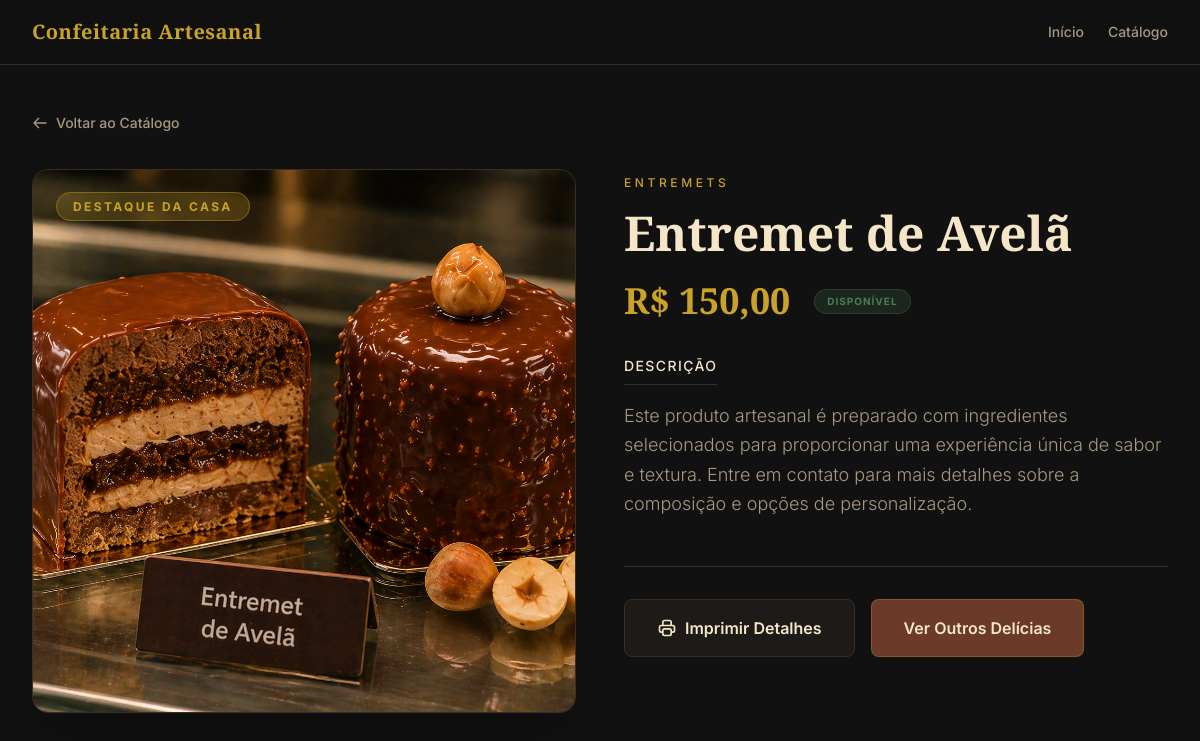
Screenshot of /catalogo/entremet-de-avela/ with the database file from the repository.
### catalog/models.py (models this page shows, shortened)
class Product(models.Model):
    category = models.ForeignKey(
        'Category',
        on_delete=models.PROTECT,
        related_name='products'
    )
    name = models.CharField(max_length=200)
    slug = models.SlugField(unique=True, blank=True, max_length=220)
    description = models.TextField(blank=True)
    price = models.DecimalField(max_digits=8, decimal_places=2)
    image = models.ImageField(upload_to='products/', blank=True, null=True)
    is_available = models.BooleanField(default=True)
    is_featured = models.BooleanField(default=False)
    created_at = models.DateTimeField(auto_now_add=True)
    updated_at = models.DateTimeField(auto_now=True)
    class Meta:
        verbose_name = 'Produto'
        verbose_name_plural = 'Produtos'
        ordering = ['-created_at']

class Category(models.Model):
    name = models.CharField(max_length=100)
    slug = models.SlugField(unique=True, blank=True)
    created_at = models.DateTimeField(auto_now_add=True)
    updated_at = models.DateTimeField(auto_now=True)
    class Meta:
        verbose_name = 'Categoria'
        verbose_name_plural = 'Categorias'

### catalog/views.py (the view)
# urls.py: path('catalogo/<slug:slug>/', views.ProductDetailView.as_view(), name='product_detail'),
class ProductDetailView(DetailView):
    model = Product
    template_name = 'catalog/product_detail.html'
    context_object_name = 'product'
    def get_queryset(self):
        return Product.objects.filter(is_available=True)

### templates/catalog/product_detail.html (shortened to what this page needs)
{% extends 'base.html' %}
{% load static %}
{% block content %}
<section class="py-12 bg-[#111111] min-h-screen">
    <div class="max-w-7xl mx-auto px-4 sm:px-6 lg:px-8">
        <nav class="mb-8">
            <a href="{% url 'catalog:product_list' %}" class="inline-flex items-center text-[#A89880] hover:text-[#C9A227] transition-colors text-sm font-medium group">
                <svg xmlns="http://www.w3.org/2000/svg" class="h-4 w-4 mr-2 transform group-hover:-translate-x-1 transition-transform" fill="none" viewBox="0 0 24 24" stroke="currentColor">
                    <path stroke-linecap="round" stroke-linejoin="round" stroke-width="2" d="M10 19l-7-7m0 0l7-7m-7 7h18" />
                </svg>
                Voltar ao Catálogo
            </a>
        </nav>
        <div class="grid grid-cols-1 lg:grid-cols-2 gap-12 items-start">
            <div class="relative group">
                <div class="aspect-square rounded-2xl overflow-hidden border border-[#3D2E24] bg-[#1E1A18] shadow-2xl">
                    {% if product.image %}
                        <img src="{{ product.image.url }}" alt="{{ product.name }}" class="w-full h-full object-cover">
                    {% else %}
                        <img src="{% static 'images/placeholder.jpg' %}" alt="{{ product.name }}" class="w-full h-full object-cover opacity-60">
                    {% endif %}
                </div>
                {% if product.is_featured %}
                <div class="absolute top-6 left-6">
                    <span class="px-4 py-1.5 bg-[#C9A227]/20 backdrop-blur-md text-[#C9A227] text-xs font-bold uppercase tracking-[0.2em] rounded-full border border-[#C9A227]/40 shadow-lg">
                        Destaque da Casa
                    </span>
                </div>
                {% endif %}
            </div>
            <div class="flex flex-col">
                <div class="mb-6">
                    <a href="{% url 'catalog:product_list' %}?categoria={{ product.category.slug }}" class="text-[#C9A227] font-medium uppercase tracking-[0.3em] text-xs hover:underline decoration-[#C9A227]/40 underline-offset-4">
                        {{ product.category.name }}
                    </a>
                    <h1 class="mt-4 font-['Playfair_Display'] text-4xl lg:text-5xl font-bold text-[#F5E6C8] leading-tight">
                        {{ product.name }}
                    </h1>
                </div>
                <div class="flex items-center gap-6 mb-8">
                    <span class="font-['Playfair_Display'] text-4xl text-[#C9A227] font-bold">
                        R$ {{ product.price|floatformat:2 }}
                    </span>
                    {% if product.is_available %}
                        <span class="px-3 py-1 bg-[#4A7C59]/20 text-[#4A7C59] text-[10px] font-bold uppercase tracking-widest rounded-full border border-[#4A7C59]/30">
                            Disponível
                        </span>
                    {% else %}
                        <span class="px-3 py-1 bg-[#CC2936]/20 text-[#CC2936] text-[10px] font-bold uppercase tracking-widest rounded-full border border-[#CC2936]/30">
                            Sob Encomenda / Indisponível
                        </span>
                    {% endif %}
                </div>
                <div class="prose prose-invert max-w-none">
                    <h3 class="text-sm font-medium text-[#F5E6C8] uppercase tracking-widest mb-4 border-b border-[#3D2E24] pb-2 inline-block">
                        Descrição
                    </h3>
                    <p class="font-['Inter'] text-lg text-[#A89880] leading-relaxed font-light">
                        {% if product.description %}
                            {{ product.description|linebreaks }}
                        {% else %}
                            Este produto artesanal é preparado com ingredientes selecionados para proporcionar uma experiência única de sabor e textura. Entre em contato para mais detalhes sobre a composição e opções de personalização.
                        {% endif %}
                    </p>
                </div>
                <div class="mt-12 pt-8 border-t border-[#3D2E24]">
                    <div class="flex flex-col sm:flex-row gap-4">
                        <button onclick="window.print()" class="px-8 py-4 bg-[#1E1A18] hover:bg-[#2C2420] text-[#F5E6C8] font-semibold rounded-lg transition-all duration-200 border border-[#3D2E24] hover:border-[#C9A227]/40 flex items-center justify-center gap-2">
                            Imprimir Detalhes
                        </button>
                        <a href="{% url 'catalog:product_list' %}" class="px-8 py-4 bg-[#6B3A2A] hover:bg-[#4A2318] text-[#F5E6C8] font-semibold rounded-lg transition-all duration-200 border border-[#C9A227]/30 hover:border-[#C9A227]/60 text-center">
                            Ver Outros Delícias
                        </a>
                    </div>
                </div>
            </div>
        </div>
    </div>
</section>
{% endblock %}

### rows the page displays
Product: image (picture), category.name "ENTREMETS", name "Entremet de Avelã", price "150,00"
